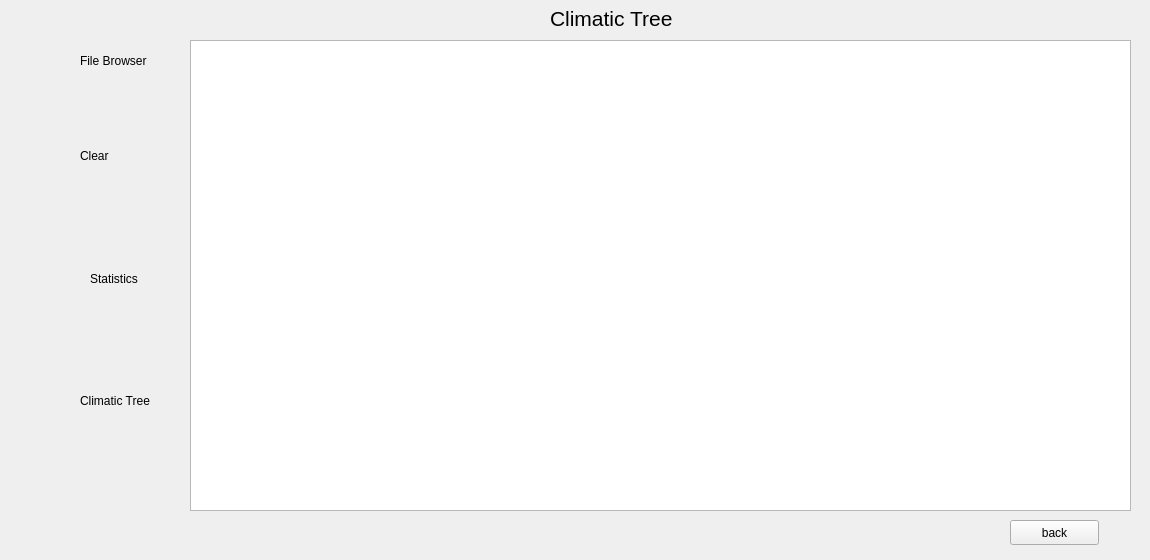
    <widget class="QWidget" name="page_6">
     <widget class="QFrame" name="frame_12">
      <property name="geometry">
       <rect>
        <x>0</x>
        <y>0</y>
        <width>181</width>
        <height>551</height>
       </rect>
      </property>
      <property name="frameShape">
       <enum>QFrame::NoFrame</enum>
      </property>
      <property name="frameShadow">
       <enum>QFrame::Raised</enum>
      </property>
      <widget class="QPushButton" name="pushButton_29">
       <property name="geometry">
        <rect>
         <x>10</x>
         <y>120</y>
         <width>61</width>
         <height>81</height>
        </rect>
       </property>
       <property name="font">
        <font>
         <kerning>true</kerning>
        </font>
       </property>
       <property name="text">
        <string/>
       </property>
       <property name="icon">
        <iconset>
         <normaloff>../../../Desktop/newdesign/icons/archive (2)/erase.svg</normaloff>../../../Desktop/newdesign/icons/archive (2)/erase.svg</iconset>
       </property>
       <property name="iconSize">
        <size>
         <width>60</width>
         <height>90</height>
        </size>
       </property>
       <property name="checkable">
        <bool>false</bool>
       </property>
       <property name="flat">
        <bool>true</bool>
       </property>
      </widget>
      <widget class="QPushButton" name="pushButton_30">
       <property name="geometry">
        <rect>
         <x>0</x>
         <y>350</y>
         <width>91</width>
         <height>91</height>
        </rect>
       </property>
       <property name="text">
        <string/>
       </property>
       <property name="icon">
        <iconset>
         <normaloff>../../../Desktop/newdesign/icons/archive (2)/draw climatic.svg</normaloff>../../../Desktop/newdesign/icons/archive (2)/draw climatic.svg</iconset>
       </property>
       <property name="iconSize">
        <size>
         <width>100</width>
         <height>100</height>
        </size>
       </property>
       <property name="flat">
        <bool>true</bool>
       </property>
      </widget>
      <widget class="QPushButton" name="pushButton_31">
       <property name="geometry">
        <rect>
         <x>0</x>
         <y>20</y>
         <width>91</width>
         <height>81</height>
        </rect>
       </property>
       <property name="font">
        <font>
         <kerning>true</kerning>
        </font>
       </property>
       <property name="text">
        <string/>
       </property>
       <property name="icon">
        <iconset>
         <normaloff>../../../Desktop/newdesign/icons/archive (2)/Browse.svg</normaloff>../../../Desktop/newdesign/icons/archive (2)/Browse.svg</iconset>
       </property>
       <property name="iconSize">
        <size>
         <width>60</width>
         <height>90</height>
        </size>
       </property>
       <property name="checkable">
        <bool>false</bool>
       </property>
       <property name="flat">
        <bool>true</bool>
       </property>
      </widget>
      <widget class="QLabel" name="label_28">
       <property name="geometry">
        <rect>
         <x>80</x>
         <y>40</y>
         <width>111</width>
         <height>41</height>
        </rect>
       </property>
       <property name="text">
        <string>File Browser</string>
       </property>
      </widget>
      <widget class="QLabel" name="label_29">
       <property name="geometry">
        <rect>
         <x>80</x>
         <y>360</y>
         <width>91</width>
         <height>81</height>
        </rect>
       </property>
       <property name="text">
        <string>Climatic Tree</string>
       </property>
      </widget>
      <widget class="QLabel" name="label_30">
       <property name="geometry">
        <rect>
         <x>80</x>
         <y>140</y>
         <width>101</width>
         <height>31</height>
        </rect>
       </property>
       <property name="text">
        <string>Clear</string>
       </property>
      </widget>
      <widget class="QLabel" name="label_31">
       <property name="geometry">
        <rect>
         <x>90</x>
         <y>270</y>
         <width>67</width>
         <height>17</height>
        </rect>
       </property>
       <property name="text">
        <string>Statistics</string>
       </property>
      </widget>
      <widget class="QPushButton" name="pushButton_32">
       <property name="geometry">
        <rect>
         <x>10</x>
         <y>240</y>
         <width>71</width>
         <height>71</height>
        </rect>
       </property>
       <property name="text">
        <string/>
       </property>
       <property name="icon">
        <iconset>
         <normaloff>../../../Desktop/newdesign/icons/archive (2)/analytics.svg</normaloff>../../../Desktop/newdesign/icons/archive (2)/analytics.svg</iconset>
       </property>
       <property name="iconSize">
        <size>
         <width>50</width>
         <height>50</height>
        </size>
       </property>
       <property name="flat">
        <bool>true</bool>
       </property>
      </widget>
     </widget>
     <widget class="QFrame" name="frame_13">
      <property name="geometry">
       <rect>
        <x>180</x>
        <y>0</y>
        <width>961</width>
        <height>551</height>
       </rect>
      </property>
      <property name="frameShape">
       <enum>QFrame::NoFrame</enum>
      </property>
      <property name="frameShadow">
       <enum>QFrame::Raised</enum>
      </property>
      <widget class="QTextBrowser" name="textBrowser_5">
       <property name="geometry">
        <rect>
         <x>10</x>
         <y>40</y>
         <width>941</width>
         <height>471</height>
        </rect>
       </property>
      </widget>
      <widget class="QLabel" name="label_32">
       <property name="geometry">
        <rect>
         <x>370</x>
         <y>10</y>
         <width>141</width>
         <height>17</height>
        </rect>
       </property>
       <property name="font">
        <font>
         <pointsize>16</pointsize>
        </font>
       </property>
       <property name="text">
        <string>Climatic Tree</string>
       </property>
      </widget>
      <widget class="QPushButton" name="back_4">
       <property name="geometry">
        <rect>
         <x>830</x>
         <y>520</y>
         <width>89</width>
         <height>25</height>
        </rect>
       </property>
       <property name="text">
        <string>back</string>
       </property>
      </widget>
     </widget>
    </widget>
